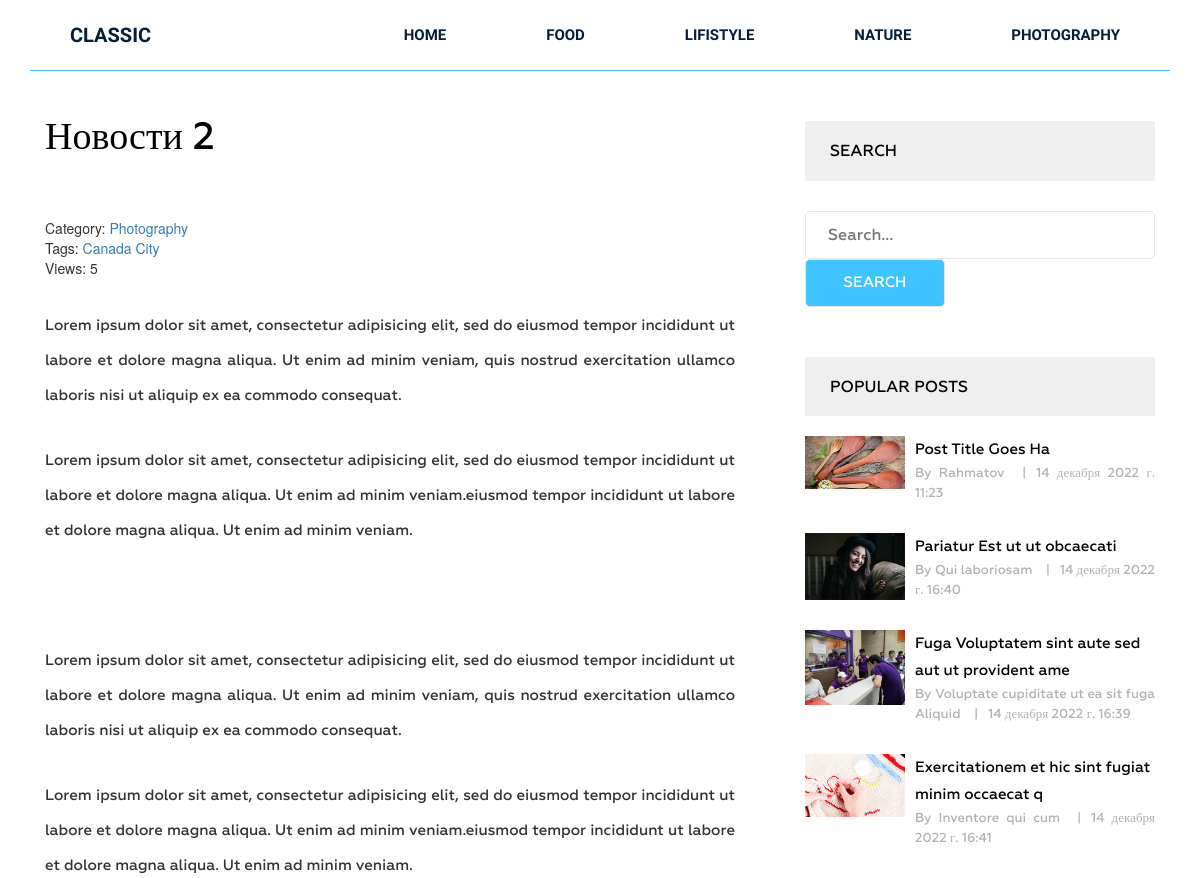
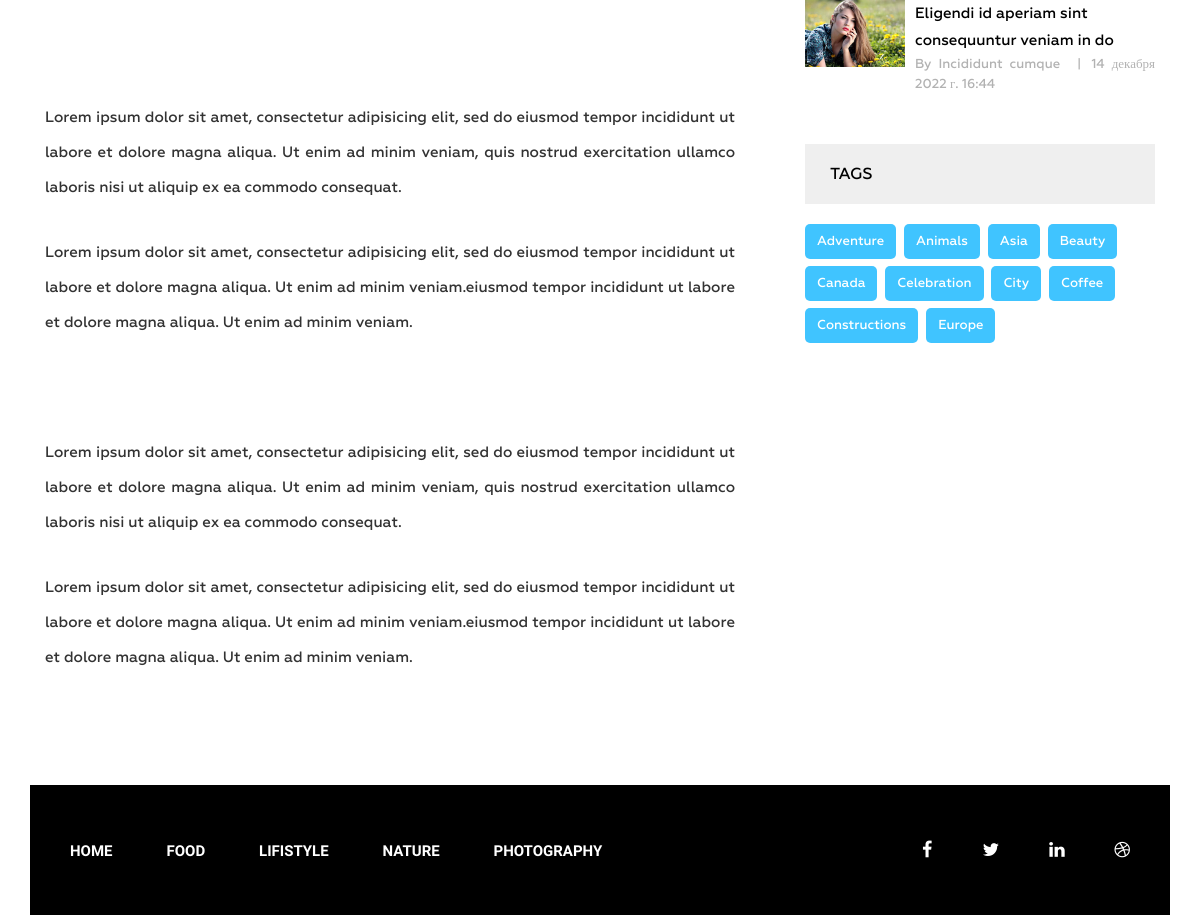
Page /posts/novosti-2/ on the committed database (2 pictures, top to bottom).
### blog/models.py (models this page shows, shortened)
class Category(models.Model):
    title = models.CharField(max_length=255)
    slug = models.SlugField(max_length=255, verbose_name='Url', unique=True)
    def __str__(self):
        return self.title
    class Meta:
        ordering = ['title']
        verbose_name = 'Категория'
        verbose_name_plural = 'Категории'
    def get_absolute_url(self):
        return reverse('categories.show', kwargs={'slug': self.slug})

class Post(models.Model):
    title = models.CharField(max_length=255, verbose_name='Загаловка')
    slug = models.SlugField(max_length=255, verbose_name='Url', unique=True)
    author = models.CharField(max_length=100)
    content = models.TextField(blank=True, verbose_name='Описание')
    created_at = models.DateTimeField(auto_now_add=True, verbose_name='Опубликовано')
    photo = models.ImageField(upload_to='photos/%Y/%m/%d/', blank=True)
    views = models.IntegerField(default=0, verbose_name='Кол-во просмотров')
    category = models.ForeignKey(Category, on_delete=models.PROTECT, related_name='posts', verbose_name='Категория')
    tags = models.ManyToManyField(Tag, blank=True, related_name='posts', verbose_name='Теги')
    def get_absolute_url(self):
        return reverse('posts.show', kwargs={'slug': self.slug})
    class Meta:
        ordering = ['-created_at']
        verbose_name = 'Статья'
        verbose_name_plural = 'Статьи'

class Tag(models.Model):
    title = models.CharField(max_length=50)
    slug = models.SlugField(max_length=50, verbose_name='Url', unique=True, )
    def get_absolute_url(self):
        return reverse('tags.show', kwargs={'slug': self.slug})
    class Meta:
        ordering = ['title']
        verbose_name = 'Тег'
        verbose_name_plural = 'Теги'

### blog/views.py (the view)
# urls.py: path('posts/<str:slug>/', PostDetailView.as_view(), name='posts.show'),
class PostDetailView(DetailView):
    model = Post
    template_name = 'blog/single.html'
    context_object_name = 'post'
    def get_context_data(self, **kwargs):
        context = super().get_context_data(**kwargs)
        self.object.views = F('views') + 1
        self.object.save()
        self.object.refresh_from_db()
        return context

### blog/templatetags/menu.py (called while the page is built)
@register.inclusion_tag('blog/munu_tpl.html')
def show_menu(menu_class = 'menu'):
    categories = Category.objects.all()
    return {"categories": categories, "menu_class": menu_class}

### blog/templatetags/sidebar.py (called while the page is built)
@register.inclusion_tag('blog/popular_posts_tpl.html')
def popular_posts(cnt = 3):
    posts = Post.objects.order_by('-views')[:cnt]
    return {"posts": posts}

@register.inclusion_tag('blog/tags_tpl.html')
def tags(cnt = 10):
    tags = Tag.objects.all()
    return {"tags": tags}

### blog/templates/blog/single.html (shortened to what this page needs)
{% extends 'base.html' %}
{% block content %}
  {% load sidebar %}
  <section class="single-blog-area">
    <div class="container">
      <div class="row">
        <div class="col-md-12">
          <div class="border-top">
            <div class="col-md-8">
              <div class="blog-area">
                <div class="blog-area-part">
                  <h2>{{ post.title }}</h2>
                  <div class="content">
                    <div>
                      <span>Category: <a href="{{ post.category.get_absolute_url }}">{{ post.category }}</a></span>
                      <br />
                      {% if post.tags.exists %}
                        <span>Tags:</span>
                        {% for tag in post.tags.all %}
                          <a href="{{ tag.get_absolute_url }}">{{ tag.title }}</a>
                        {% endfor %}
                        <br />
                      {% endif %}
                      <span>Views: {{ post.views }}</span>
                    </div>
                    {{ post.content|safe }}
                  </div>
                </div>
              </div>
            </div>
            <div class="col-md-4">
              <div class="newsletter">
                <h2 class="sidebar-title">Search</h2>
                <form action="{% url 'search' %}" method="get">
                  <input type="text" name="s" placeholder="Search..." />
                  <input type="submit" value="Search" />
                </form>
              </div>
              {% popular_posts 5 %}
              {% tags 5 %}
            </div>
          </div>
        </div>
      </div>
    </div>
  </section>
{% endblock %}

### templates/base.html (shortened to what this page needs)
{% load static %}
{% load cache %}
<!DOCTYPE html>
<html lang="en">
<head>
    <link rel="stylesheet" href="{% static 'css/bootstrap.css' %}">
    <link rel="stylesheet" href="{% static 'css/font-awesome.min.css' %}">
    <link rel="stylesheet" href="{% static 'css/owl.carousel.min.css' %}">
    <link rel="stylesheet" href="{% static 'css/owl.theme.default.min.css' %}">
    <link rel="stylesheet" href="{% static 'style.css' %}">
    <link rel="stylesheet" href="{% static 'responsive.css' %}">
</head>
<body>
    <div class="wrapper">
            {% cache 20 header %}
                {% include 'inc/_header.html' %}
            {% endcache %}
            {% block content %}{% endblock  %}
            {% cache 20 footer %}
                {% include 'inc/_footer.html' %}
            {% endcache %}
    </div>
</body>
</html>

### templates/inc/_header.html
{% load menu %}
<header class="header">
  <div class="container">
    <div class="row">
      <div class="col-md-2">
        <div class="logo">
          <h2><a href="{% url 'home' %}">Classic</a></h2>
        </div>
      </div>
      <div class="col-md-10">
        {% show_menu %}
      </div>
    </div>
  </div>
</header>

### blog/templates/blog/munu_tpl.html
<div class="{{ menu_class }}">
  <ul>
    <li>
      <a href="{% url 'home' %}">Home</a>
    </li>
    {% for item in categories %}
    <li>
      <a href="{{ item.get_absolute_url }}">{{ item.title }}</a>
    </li>
    {% endfor %}
  </ul>
</div>

### blog/templates/blog/popular_posts_tpl.html
<h2 class="sidebar-title">Popular posts</h2>
<div class="grid">
  {% for post in posts %}
    <div class="portfolio-item popular">
      {% if post.photo %}
        <img src="{{ post.photo.url }}" alt="" height="50" />
      {% else %}
        <img src="https://picsum.photos/50" alt="" />
      {% endif %}
      <div class="portfolio-text">
        <h5><a href="{{ post.get_absolute_url }}">{{ post.title|slice:"0:50" }}</a></h5>
        <p>
          By {{ post.author }} <span>|</span>{{ post.created_at }}
        </p>
      </div>
    </div>
  {% endfor %}
</div>

### blog/templates/blog/tags_tpl.html
<div class="tags">
  <h2 class="sidebar-title">Tags</h2>
  {% for tag in tags %}
    <p>
      <a href="{{ tag.get_absolute_url }}">{{ tag.title }}</a>
    </p>
  {% endfor %}
</div>

### templates/inc/_footer.html
{% load menu %}
<footer class="footer">
  <div class="container">
    <div class="row">
      <div class="col-md-12">
        <div class="footer-bg">
          <div class="row">
            <div class="col-md-9">
              {% show_menu 'footer-menu' %}
            </div>
            <div class="col-md-3">
              <div class="footer-icon">
                <p>
                  <a href="#"><i class="fa fa-facebook" aria-hidden="true"></i></a><a href="#"><i class="fa fa-twitter" aria-hidden="true"></i></a><a href="#"><i class="fa fa-linkedin" aria-hidden="true"></i></a><a href="#"><i class="fa fa-dribbble" aria-hidden="true"></i></a>
                </p>
              </div>
            </div>
          </div>.
        </div>
      </div>
    </div>
  </div>
</footer>

### siteblog/static/style.css (style rules this page uses)
.wrapper header.header .logo h2 { margin: 0 0 0 40px; padding: 0; }
.wrapper header.header .logo h2 a { color: #061e37; font-family: "Raleway", sans-serif; font-size: 20px; font-weight: 700; text-decoration: none; line-height: 70px; padding: 22px 0; text-transform: uppercase; }
.wrapper header.header .menu { margin: 0 }
.wrapper header.header .menu ul { float: right; margin: 0; padding: 0; margin-right: 4px; }
.wrapper header.header .menu ul li { display: inline-block; list-style: outside none none; margin: 0 -4px 0 0; }
.wrapper header.header .menu ul li a { color: rgb(6, 30, 55); font-family: "Raleway", sans-serif; font-size: 15px; font-weight: 600; line-height: 70px; padding: 26px 50px; text-decoration: none; text-transform: uppercase; }
.wrapper footer.footer { height: 130px; }
.wrapper footer .footer-bg { background: #000 none repeat scroll 0 0; height: 130px; overflow: hidden; }
.wrapper footer.footer .footer-menu { margin: 0 }
.wrapper footer.footer .footer-menu ul { line-height: 130px; margin: 0; padding: 0; }
.wrapper footer.footer .footer-menu ul li { display: inline; list-style: outside none none; margin: 0; padding: 30px 0px; }
.wrapper footer.footer .footer-menu ul li a { color: #fff; font-family: "Raleway", sans-serif; font-size: 15px; font-weight: 600; line-height: 70px; margin-left: 40px; padding: 26px 10px 26px 0; text-decoration: none; text-transform: uppercase; }
.wrapper footer.footer .footer-icon p { float: right; line-height: 130px; }
.wrapper footer.footer .footer-icon p i { color: #fff; font-size: 18px; margin-right: 30px; padding: 10px; }
.single-blog-area { margin-bottom: 100px; }
.single-blog-area .border-top { border-top: 1px solid #40c4ff; }
.single-blog-area h2 { color: #010101; font-family: Geometria; font-size: 38px; font-weight: 500; margin-bottom: 60px; margin-top: 45px; }
.single-blog-area p { font-family: Geometria; font-size: 15px; font-weight: 500; line-height: 35px; position: relative; text-align: justify; }
.single-blog-area .blog-area-part p { margin-top: 30px; }
.single-blog-area img { width: 100% }
.single-blog-area .blog-area { margin-right: 40px; }
.single-blog-area form input { border: 1px solid #e6e6e6; margin: 0; padding: 12px 22px; border-radius: 5px; width: 100% }
.single-blog-area form input[placeholder] { color: #000; font-family: Geometria; font-size: 16px; font-weight: 500; }
.single-blog-area form { margin: 50px 0 0; position: relative; }
.grid .portfolio-item { margin-bottom: 30px; }
.grid .portfolio-item img { float: left; height: 72px; width: 72px; }
.single-blog-area .grid .portfolio-item .portfolio-text { margin-left: 110px; }
.single-blog-area .grid .portfolio-item .portfolio-text h5 { margin: 0 }
.single-blog-area .grid .portfolio-item .portfolio-text h5 a { color: #000; font-family: Geometria; font-size: 15px; font-weight: 500; line-height: 27px; text-decoration: none; }
.single-blog-area .grid .portfolio-item .portfolio-text p { font-family: Geometria; font-size: 13px; font-weight: 500; line-height: 20px; color: #b2b2b2; }
.single-blog-area .grid .portfolio-item .portfolio-text p span { margin: 0 10px; }
.single-blog-area h2.sidebar-title { background: #efefef none repeat scroll 0 0; color: #000; font-family: Geometria; font-size: 16px; font-weight: 500; margin-bottom: 20px; margin-top: 50px; padding: 21px 25px; text-transform: uppercase; }
.single-blog-area .tags p { background: #40c4ff none repeat scroll 0 0; border-radius: 5px; display: inline-block; font-family: Geometria; font-size: 13px; font-weight: 500; margin-right: 4px; padding: 0 12px; margin-bottom: 7px; }
.single-blog-area .tags p a { color: #fff; display: inline-block; text-decoration: none; }
.single-blog-area .newsletter form { margin: 30px 0 0; }
.single-blog-area .newsletter input[type="submit"] { width: 40%; background: #40c4ff; color: #fff; text-transform: uppercase; font-family: Geometria; font-size: 15px; font-weight: 500; }
.grid .portfolio-item img { width: 100px; height: auto !important; }

### rows in the picture
Category: title "FOOD"
Category: title "LIFISTYLE"
Category: title "NATURE"
Category: title "PHOTOGRAPHY"
Post: title "Новости 2", category "Photography", views "5", content "Lorem ipsum dolor sit amet, consectetur adipisicing elit, sed do eiusmod tempor incididunt ut labore et dolore magna aliqua. Ut enim ad minim veniam, quis nostrud exercitation ullamco laboris nisi ut aliquip ex ea commodo consequat. Lorem ipsum dolor sit amet, consectetur adipisicing elit, sed do eiusmod tempor incididunt ut labore et dolore magna aliqua. Ut enim ad minim veniam.eiusmod tempor incididunt ut labore et dolore magna aliqua. Ut enim ad minim veniam. Lorem ipsum dolor sit amet, consectetur adipisicing elit, sed do eiusmod tempor incididunt ut labore et dolore magna aliqua. Ut enim ad minim veniam, quis nostrud exercitation ullamco laboris nisi ut aliquip ex ea commodo consequat.…"
Tag: title "Canada"
Tag: title "City"
Post: photo (picture), title "Post Title Goes Ha", author "Rahmatov", created_at "14 декабря 2022 г. 11:23"
Post: photo (picture), title "Pariatur Est ut ut obcaecati", author "Qui laboriosam", created_at "14 декабря 2022 г. 16:40"
Post: photo (picture), title "Fuga Voluptatem sint aute sed aut ut provident ame", author "Voluptate cupiditate ut ea sit fuga Aliquid", created_at "14 декабря 2022 г. 16:39"
Post: photo (picture), title "Exercitationem et hic sint fugiat minim occaecat q", author "Inventore qui cum", created_at "14 декабря 2022 г. 16:41"
Post: photo (picture), title "Eligendi id aperiam sint consequuntur veniam in do", author "Incididunt cumque", created_at "14 декабря 2022 г. 16:44"
Tag: title "Adventure"
Tag: title "Animals"
Tag: title "Asia"
Tag: title "Beauty"
Tag: title "Celebration"
Tag: title "Coffee"
Tag: title "Constructions"
Tag: title "Europe"
